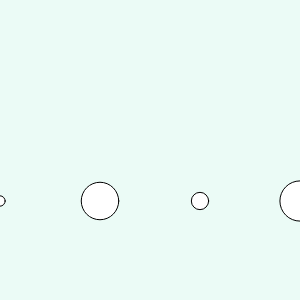
Frame 1 (no input)
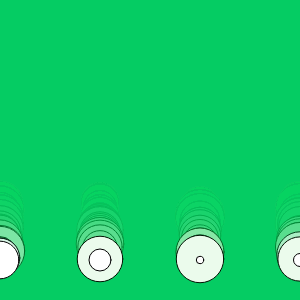
Frame 60 (no input)
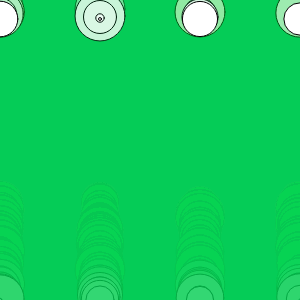
Frame 120 (the mouse pressed at the canvas centre since frame 60)

The p5.js sketch that drew these frames (run headless with seeded random() and noise() and a simulated clock; from frame 60 on, the mouse is pressed at the canvas centre):

// p5.js sketch
// ── sketch.js
let x;
let y;

function setup() {
  createCanvas(300, 300);
  x = 200;
  y = 200;
}

function draw(){
    background(0,200,random(200),20);
    y = y + 1;
    if(y>height){
      y = 0;
    }
  for(let i =0; i<5; i++)
  circle(i*100,y,random(50))
}
